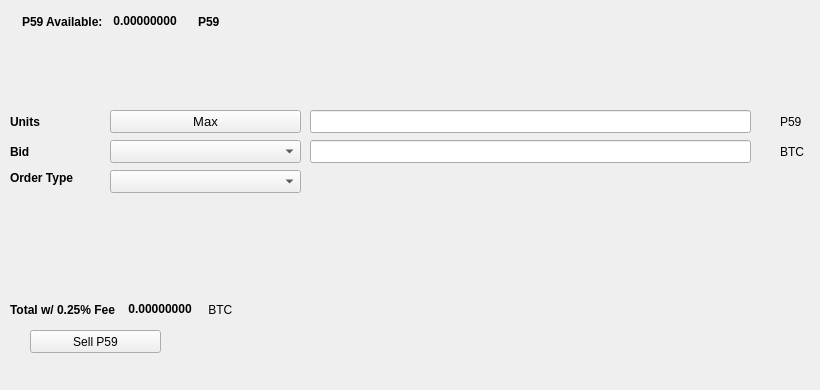
   <widget class="QWidget" name="SellTab">
    <attribute name="title">
     <string>Sell</string>
    </attribute>
    <widget class="QLabel" name="label_16">
     <property name="geometry">
      <rect>
       <x>780</x>
       <y>140</y>
       <width>31</width>
       <height>23</height>
      </rect>
     </property>
     <property name="text">
      <string>BTC</string>
     </property>
    </widget>
    <widget class="QComboBox" name="SellBidcomboBox">
     <property name="geometry">
      <rect>
       <x>110</x>
       <y>140</y>
       <width>191</width>
       <height>23</height>
      </rect>
     </property>
     <property name="font">
      <font>
       <pointsize>10</pointsize>
      </font>
     </property>
    </widget>
    <widget class="QLabel" name="label_18">
     <property name="geometry">
      <rect>
       <x>10</x>
       <y>110</y>
       <width>46</width>
       <height>23</height>
      </rect>
     </property>
     <property name="font">
      <font>
       <weight>75</weight>
       <bold>true</bold>
      </font>
     </property>
     <property name="text">
      <string>Units</string>
     </property>
    </widget>
    <widget class="QPushButton" name="Sell_Max_Amount">
     <property name="geometry">
      <rect>
       <x>110</x>
       <y>110</y>
       <width>191</width>
       <height>23</height>
      </rect>
     </property>
     <property name="font">
      <font>
       <pointsize>10</pointsize>
      </font>
     </property>
     <property name="text">
      <string>Max</string>
     </property>
    </widget>
    <widget class="QLabel" name="label_20">
     <property name="geometry">
      <rect>
       <x>10</x>
       <y>170</y>
       <width>91</width>
       <height>16</height>
      </rect>
     </property>
     <property name="font">
      <font>
       <weight>75</weight>
       <bold>true</bold>
      </font>
     </property>
     <property name="text">
      <string>Order Type</string>
     </property>
    </widget>
    <widget class="QComboBox" name="SellOrdertypeCombo">
     <property name="geometry">
      <rect>
       <x>110</x>
       <y>170</y>
       <width>191</width>
       <height>23</height>
      </rect>
     </property>
     <property name="font">
      <font>
       <pointsize>10</pointsize>
      </font>
     </property>
    </widget>
    <widget class="QLabel" name="label_21">
     <property name="geometry">
      <rect>
       <x>10</x>
       <y>140</y>
       <width>46</width>
       <height>23</height>
      </rect>
     </property>
     <property name="font">
      <font>
       <weight>75</weight>
       <bold>true</bold>
      </font>
     </property>
     <property name="text">
      <string>Bid</string>
     </property>
    </widget>
    <widget class="QLabel" name="label_22">
     <property name="geometry">
      <rect>
       <x>780</x>
       <y>110</y>
       <width>31</width>
       <height>23</height>
      </rect>
     </property>
     <property name="text">
      <string>P59</string>
     </property>
    </widget>
    <widget class="QLineEdit" name="UnitsInputP59">
     <property name="geometry">
      <rect>
       <x>310</x>
       <y>110</y>
       <width>441</width>
       <height>23</height>
      </rect>
     </property>
     <property name="font">
      <font>
       <pointsize>9</pointsize>
       <weight>75</weight>
       <bold>true</bold>
      </font>
     </property>
    </widget>
    <widget class="QLineEdit" name="SellBidPriceEdit">
     <property name="geometry">
      <rect>
       <x>310</x>
       <y>140</y>
       <width>441</width>
       <height>23</height>
      </rect>
     </property>
     <property name="font">
      <font>
       <pointsize>9</pointsize>
       <weight>75</weight>
       <bold>true</bold>
      </font>
     </property>
    </widget>
    <widget class="QPushButton" name="SellP59BTN">
     <property name="geometry">
      <rect>
       <x>30</x>
       <y>330</y>
       <width>131</width>
       <height>23</height>
      </rect>
     </property>
     <property name="text">
      <string>Sell P59</string>
     </property>
     <property name="icon">
      <iconset resource="../p59">
       <normaloff>:/icons/bitcoin</normaloff>:/icons/bitcoin</iconset>
     </property>
    </widget>
    <widget class="QWidget" name="layoutWidget3">
     <property name="geometry">
      <rect>
       <x>22</x>
       <y>12</y>
       <width>258</width>
       <height>19</height>
      </rect>
     </property>
     <layout class="QHBoxLayout" name="horizontalLayout">
      <item>
       <widget class="QLabel" name="label232_2">
        <property name="font">
         <font>
          <weight>75</weight>
          <bold>true</bold>
         </font>
        </property>
        <property name="text">
         <string>P59 Available:</string>
        </property>
       </widget>
      </item>
      <item>
       <widget class="QLabel" name="P59AvailableLabel">
        <property name="palette">
         <palette>
          <active>
           <colorrole role="WindowText">
            <brush brushstyle="SolidPattern">
             <color alpha="255">
              <red>0</red>
              <green>0</green>
              <blue>0</blue>
             </color>
            </brush>
           </colorrole>
           <colorrole role="Button">
            <brush brushstyle="SolidPattern">
             <color alpha="255">
              <red>0</red>
              <green>170</green>
              <blue>0</blue>
             </color>
            </brush>
           </colorrole>
           <colorrole role="Light">
            <brush brushstyle="SolidPattern">
             <color alpha="255">
              <red>0</red>
              <green>255</green>
              <blue>0</blue>
             </color>
            </brush>
           </colorrole>
           <colorrole role="Midlight">
            <brush brushstyle="SolidPattern">
             <color alpha="255">
              <red>0</red>
              <green>212</green>
              <blue>0</blue>
             </color>
            </brush>
           </colorrole>
           <colorrole role="Dark">
            <brush brushstyle="SolidPattern">
             <color alpha="255">
              <red>0</red>
              <green>85</green>
              <blue>0</blue>
             </color>
            </brush>
           </colorrole>
           <colorrole role="Mid">
            <brush brushstyle="SolidPattern">
             <color alpha="255">
              <red>0</red>
              <green>113</green>
              <blue>0</blue>
             </color>
            </brush>
           </colorrole>
           <colorrole role="Text">
            <brush brushstyle="SolidPattern">
             <color alpha="255">
              <red>0</red>
              <green>170</green>
              <blue>0</blue>
             </color>
            </brush>
           </colorrole>
           <colorrole role="BrightText">
            <brush brushstyle="SolidPattern">
             <color alpha="255">
              <red>255</red>
              <green>255</green>
              <blue>255</blue>
             </color>
            </brush>
           </colorrole>
           <colorrole role="ButtonText">
            <brush brushstyle="SolidPattern">
             <color alpha="255">
              <red>0</red>
              <green>0</green>
              <blue>0</blue>
             </color>
            </brush>
           </colorrole>
           <colorrole role="Base">
            <brush brushstyle="SolidPattern">
             <color alpha="255">
              <red>255</red>
              <green>255</green>
              <blue>255</blue>
             </color>
            </brush>
           </colorrole>
           <colorrole role="Window">
            <brush brushstyle="SolidPattern">
             <color alpha="255">
              <red>0</red>
              <green>170</green>
              <blue>0</blue>
             </color>
            </brush>
           </colorrole>
           <colorrole role="Shadow">
            <brush brushstyle="SolidPattern">
             <color alpha="255">
              <red>0</red>
              <green>0</green>
              <blue>0</blue>
             </color>
            </brush>
           </colorrole>
           <colorrole role="AlternateBase">
            <brush brushstyle="SolidPattern">
             <color alpha="255">
              <red>127</red>
              <green>212</green>
              <blue>127</blue>
             </color>
            </brush>
           </colorrole>
           <colorrole role="ToolTipBase">
            <brush brushstyle="SolidPattern">
             <color alpha="255">
              <red>255</red>
              <green>255</green>
              <blue>220</blue>
             </color>
            </brush>
           </colorrole>
           <colorrole role="ToolTipText">
            <brush brushstyle="SolidPattern">
             <color alpha="255">
              <red>0</red>
              <green>0</green>
              <blue>0</blue>
             </color>
            </brush>
           </colorrole>
          </active>
          <inactive>
           <colorrole role="WindowText">
            <brush brushstyle="SolidPattern">
             <color alpha="255">
              <red>0</red>
              <green>0</green>
              <blue>0</blue>
             </color>
            </brush>
           </colorrole>
           <colorrole role="Button">
            <brush brushstyle="SolidPattern">
             <color alpha="255">
              <red>0</red>
              <green>170</green>
              <blue>0</blue>
             </color>
            </brush>
           </colorrole>
           <colorrole role="Light">
            <brush brushstyle="SolidPattern">
             <color alpha="255">
              <red>0</red>
              <green>255</green>
              <blue>0</blue>
             </color>
            </brush>
           </colorrole>
           <colorrole role="Midlight">
            <brush brushstyle="SolidPattern">
             <color alpha="255">
              <red>0</red>
              <green>212</green>
              <blue>0</blue>
             </color>
            </brush>
           </colorrole>
           <colorrole role="Dark">
            <brush brushstyle="SolidPattern">
             <color alpha="255">
              <red>0</red>
              <green>85</green>
              <blue>0</blue>
             </color>
            </brush>
           </colorrole>
           <colorrole role="Mid">
            <brush brushstyle="SolidPattern">
             <color alpha="255">
              <red>0</red>
              <green>113</green>
              <blue>0</blue>
             </color>
            </brush>
           </colorrole>
           <colorrole role="Text">
            <brush brushstyle="SolidPattern">
             <color alpha="255">
              <red>0</red>
              <green>170</green>
              <blue>0</blue>
             </color>
            </brush>
           </colorrole>
           <colorrole role="BrightText">
            <brush brushstyle="SolidPattern">
             <color alpha="255">
              <red>255</red>
              <green>255</green>
              <blue>255</blue>
             </color>
            </brush>
           </colorrole>
           <colorrole role="ButtonText">
            <brush brushstyle="SolidPattern">
             <color alpha="255">
              <red>0</red>
              <green>0</green>
              <blue>0</blue>
             </color>
            </brush>
           </colorrole>
           <colorrole role="Base">
            <brush brushstyle="SolidPattern">
             <color alpha="255">
              <red>255</red>
              <green>255</green>
              <blue>255</blue>
             </color>
            </brush>
           </colorrole>
           <colorrole role="Window">
            <brush brushstyle="SolidPattern">
             <color alpha="255">
              <red>0</red>
              <green>170</green>
              <blue>0</blue>
             </color>
            </brush>
           </colorrole>
           <colorrole role="Shadow">
            <brush brushstyle="SolidPattern">
             <color alpha="255">
              <red>0</red>
              <green>0</green>
              <blue>0</blue>
             </color>
            </brush>
           </colorrole>
           <colorrole role="AlternateBase">
            <brush brushstyle="SolidPattern">
             <color alpha="255">
              <red>127</red>
              <green>212</green>
              <blue>127</blue>
             </color>
            </brush>
           </colorrole>
           <colorrole role="ToolTipBase">
            <brush brushstyle="SolidPattern">
             <color alpha="255">
              <red>255</red>
              <green>255</green>
              <blue>220</blue>
             </color>
            </brush>
           </colorrole>
           <colorrole role="ToolTipText">
            <brush brushstyle="SolidPattern">
             <color alpha="255">
              <red>0</red>
              <green>0</green>
              <blue>0</blue>
             </color>
            </brush>
           </colorrole>
          </inactive>
          <disabled>
           <colorrole role="WindowText">
            <brush brushstyle="SolidPattern">
             <color alpha="255">
              <red>0</red>
              <green>85</green>
              <blue>0</blue>
             </color>
            </brush>
           </colorrole>
           <colorrole role="Button">
            <brush brushstyle="SolidPattern">
             <color alpha="255">
              <red>0</red>
              <green>170</green>
              <blue>0</blue>
             </color>
            </brush>
           </colorrole>
           <colorrole role="Light">
            <brush brushstyle="SolidPattern">
             <color alpha="255">
              <red>0</red>
              <green>255</green>
              <blue>0</blue>
             </color>
            </brush>
           </colorrole>
           <colorrole role="Midlight">
            <brush brushstyle="SolidPattern">
             <color alpha="255">
              <red>0</red>
              <green>212</green>
              <blue>0</blue>
             </color>
            </brush>
           </colorrole>
           <colorrole role="Dark">
            <brush brushstyle="SolidPattern">
             <color alpha="255">
              <red>0</red>
              <green>85</green>
              <blue>0</blue>
             </color>
            </brush>
           </colorrole>
           <colorrole role="Mid">
            <brush brushstyle="SolidPattern">
             <color alpha="255">
              <red>0</red>
              <green>113</green>
              <blue>0</blue>
             </color>
            </brush>
           </colorrole>
           <colorrole role="Text">
            <brush brushstyle="SolidPattern">
             <color alpha="255">
              <red>0</red>
              <green>85</green>
              <blue>0</blue>
             </color>
            </brush>
           </colorrole>
           <colorrole role="BrightText">
            <brush brushstyle="SolidPattern">
             <color alpha="255">
              <red>255</red>
              <green>255</green>
              <blue>255</blue>
             </color>
            </brush>
           </colorrole>
           <colorrole role="ButtonText">
            <brush brushstyle="SolidPattern">
             <color alpha="255">
              <red>0</red>
              <green>85</green>
              <blue>0</blue>
             </color>
            </brush>
           </colorrole>
           <colorrole role="Base">
            <brush brushstyle="SolidPattern">
             <color alpha="255">
              <red>0</red>
              <green>170</green>
              <blue>0</blue>
             </color>
            </brush>
           </colorrole>
           <colorrole role="Window">
            <brush brushstyle="SolidPattern">
             <color alpha="255">
              <red>0</red>
              <green>170</green>
              <blue>0</blue>
             </color>
            </brush>
           </colorrole>
           <colorrole role="Shadow">
            <brush brushstyle="SolidPattern">
             <color alpha="255">
              <red>0</red>
              <green>0</green>
              <blue>0</blue>
             </color>
            </brush>
           </colorrole>
           <colorrole role="AlternateBase">
            <brush brushstyle="SolidPattern">
             <color alpha="255">
              <red>0</red>
              <green>170</green>
              <blue>0</blue>
             </color>
            </brush>
           </colorrole>
           <colorrole role="ToolTipBase">
            <brush brushstyle="SolidPattern">
             <color alpha="255">
              <red>255</red>
              <green>255</green>
              <blue>220</blue>
             </color>
            </brush>
           </colorrole>
           <colorrole role="ToolTipText">
            <brush brushstyle="SolidPattern">
             <color alpha="255">
              <red>0</red>
              <green>0</green>
              <blue>0</blue>
             </color>
            </brush>
           </colorrole>
          </disabled>
         </palette>
        </property>
        <property name="font">
         <font>
          <weight>75</weight>
          <bold>true</bold>
         </font>
        </property>
        <property name="text">
         <string> 0.00000000 </string>
        </property>
        <property name="textInteractionFlags">
         <set>Qt::LinksAccessibleByMouse|Qt::TextSelectableByKeyboard|Qt::TextSelectableByMouse</set>
        </property>
       </widget>
      </item>
      <item>
       <widget class="QLabel" name="labelP59">
        <property name="font">
         <font>
          <weight>75</weight>
          <bold>true</bold>
         </font>
        </property>
        <property name="text">
         <string>P59</string>
        </property>
       </widget>
      </item>
     </layout>
    </widget>
    <widget class="QWidget" name="layoutWidget">
     <property name="geometry">
      <rect>
       <x>10</x>
       <y>300</y>
       <width>268</width>
       <height>19</height>
      </rect>
     </property>
     <layout class="QHBoxLayout" name="horizontalLayout_2">
      <item>
       <widget class="QLabel" name="label_19">
        <property name="font">
         <font>
          <weight>75</weight>
          <bold>true</bold>
         </font>
        </property>
        <property name="text">
         <string>Total w/ 0.25% Fee </string>
        </property>
       </widget>
      </item>
      <item>
       <widget class="QLabel" name="SellCostLabel">
        <property name="palette">
         <palette>
          <active>
           <colorrole role="WindowText">
            <brush brushstyle="SolidPattern">
             <color alpha="255">
              <red>0</red>
              <green>0</green>
              <blue>0</blue>
             </color>
            </brush>
           </colorrole>
           <colorrole role="Button">
            <brush brushstyle="SolidPattern">
             <color alpha="255">
              <red>0</red>
              <green>170</green>
              <blue>0</blue>
             </color>
            </brush>
           </colorrole>
           <colorrole role="Light">
            <brush brushstyle="SolidPattern">
             <color alpha="255">
              <red>0</red>
              <green>255</green>
              <blue>0</blue>
             </color>
            </brush>
           </colorrole>
           <colorrole role="Midlight">
            <brush brushstyle="SolidPattern">
             <color alpha="255">
              <red>0</red>
              <green>212</green>
              <blue>0</blue>
             </color>
            </brush>
           </colorrole>
           <colorrole role="Dark">
            <brush brushstyle="SolidPattern">
             <color alpha="255">
              <red>0</red>
              <green>85</green>
              <blue>0</blue>
             </color>
            </brush>
           </colorrole>
           <colorrole role="Mid">
            <brush brushstyle="SolidPattern">
             <color alpha="255">
              <red>0</red>
              <green>113</green>
              <blue>0</blue>
             </color>
            </brush>
           </colorrole>
           <colorrole role="Text">
            <brush brushstyle="SolidPattern">
             <color alpha="255">
              <red>0</red>
              <green>170</green>
              <blue>0</blue>
             </color>
            </brush>
           </colorrole>
           <colorrole role="BrightText">
            <brush brushstyle="SolidPattern">
             <color alpha="255">
              <red>255</red>
              <green>255</green>
              <blue>255</blue>
             </color>
            </brush>
           </colorrole>
           <colorrole role="ButtonText">
            <brush brushstyle="SolidPattern">
             <color alpha="255">
              <red>0</red>
              <green>0</green>
              <blue>0</blue>
             </color>
            </brush>
           </colorrole>
           <colorrole role="Base">
            <brush brushstyle="SolidPattern">
             <color alpha="255">
              <red>255</red>
              <green>255</green>
              <blue>255</blue>
             </color>
            </brush>
           </colorrole>
           <colorrole role="Window">
            <brush brushstyle="SolidPattern">
             <color alpha="255">
              <red>0</red>
              <green>170</green>
              <blue>0</blue>
             </color>
            </brush>
           </colorrole>
           <colorrole role="Shadow">
            <brush brushstyle="SolidPattern">
             <color alpha="255">
              <red>0</red>
              <green>0</green>
              <blue>0</blue>
             </color>
            </brush>
           </colorrole>
           <colorrole role="AlternateBase">
            <brush brushstyle="SolidPattern">
             <color alpha="255">
              <red>127</red>
              <green>212</green>
              <blue>127</blue>
             </color>
            </brush>
           </colorrole>
           <colorrole role="ToolTipBase">
            <brush brushstyle="SolidPattern">
             <color alpha="255">
              <red>255</red>
              <green>255</green>
              <blue>220</blue>
             </color>
            </brush>
           </colorrole>
           <colorrole role="ToolTipText">
            <brush brushstyle="SolidPattern">
             <color alpha="255">
              <red>0</red>
              <green>0</green>
              <blue>0</blue>
             </color>
            </brush>
           </colorrole>
          </active>
          <inactive>
           <colorrole role="WindowText">
            <brush brushstyle="SolidPattern">
             <color alpha="255">
              <red>0</red>
              <green>0</green>
              <blue>0</blue>
             </color>
            </brush>
           </colorrole>
           <colorrole role="Button">
            <brush brushstyle="SolidPattern">
             <color alpha="255">
              <red>0</red>
              <green>170</green>
              <blue>0</blue>
             </color>
            </brush>
           </colorrole>
           <colorrole role="Light">
            <brush brushstyle="SolidPattern">
             <color alpha="255">
              <red>0</red>
              <green>255</green>
              <blue>0</blue>
             </color>
            </brush>
           </colorrole>
           <colorrole role="Midlight">
            <brush brushstyle="SolidPattern">
             <color alpha="255">
              <red>0</red>
              <green>212</green>
              <blue>0</blue>
             </color>
            </brush>
           </colorrole>
           <colorrole role="Dark">
            <brush brushstyle="SolidPattern">
             <color alpha="255">
              <red>0</red>
              <green>85</green>
              <blue>0</blue>
             </color>
            </brush>
           </colorrole>
           <colorrole role="Mid">
            <brush brushstyle="SolidPattern">
             <color alpha="255">
              <red>0</red>
              <green>113</green>
              <blue>0</blue>
             </color>
            </brush>
           </colorrole>
           <colorrole role="Text">
            <brush brushstyle="SolidPattern">
             <color alpha="255">
              <red>0</red>
              <green>170</green>
              <blue>0</blue>
             </color>
            </brush>
           </colorrole>
           <colorrole role="BrightText">
            <brush brushstyle="SolidPattern">
             <color alpha="255">
              <red>255</red>
              <green>255</green>
              <blue>255</blue>
             </color>
            </brush>
           </colorrole>
           <colorrole role="ButtonText">
            <brush brushstyle="SolidPattern">
             <color alpha="255">
              <red>0</red>
              <green>0</green>
              <blue>0</blue>
             </color>
            </brush>
           </colorrole>
           <colorrole role="Base">
            <brush brushstyle="SolidPattern">
             <color alpha="255">
              <red>255</red>
              <green>255</green>
              <blue>255</blue>
             </color>
            </brush>
           </colorrole>
           <colorrole role="Window">
            <brush brushstyle="SolidPattern">
             <color alpha="255">
              <red>0</red>
              <green>170</green>
              <blue>0</blue>
             </color>
            </brush>
           </colorrole>
           <colorrole role="Shadow">
            <brush brushstyle="SolidPattern">
             <color alpha="255">
              <red>0</red>
              <green>0</green>
              <blue>0</blue>
             </color>
            </brush>
           </colorrole>
           <colorrole role="AlternateBase">
            <brush brushstyle="SolidPattern">
             <color alpha="255">
              <red>127</red>
              <green>212</green>
              <blue>127</blue>
             </color>
            </brush>
           </colorrole>
           <colorrole role="ToolTipBase">
            <brush brushstyle="SolidPattern">
             <color alpha="255">
              <red>255</red>
              <green>255</green>
              <blue>220</blue>
             </color>
            </brush>
           </colorrole>
           <colorrole role="ToolTipText">
            <brush brushstyle="SolidPattern">
             <color alpha="255">
              <red>0</red>
              <green>0</green>
              <blue>0</blue>
             </color>
            </brush>
           </colorrole>
          </inactive>
          <disabled>
           <colorrole role="WindowText">
            <brush brushstyle="SolidPattern">
             <color alpha="255">
              <red>0</red>
              <green>85</green>
              <blue>0</blue>
             </color>
            </brush>
           </colorrole>
           <colorrole role="Button">
            <brush brushstyle="SolidPattern">
             <color alpha="255">
              <red>0</red>
              <green>170</green>
              <blue>0</blue>
             </color>
            </brush>
           </colorrole>
           <colorrole role="Light">
            <brush brushstyle="SolidPattern">
             <color alpha="255">
              <red>0</red>
              <green>255</green>
              <blue>0</blue>
             </color>
            </brush>
           </colorrole>
           <colorrole role="Midlight">
            <brush brushstyle="SolidPattern">
             <color alpha="255">
              <red>0</red>
              <green>212</green>
              <blue>0</blue>
             </color>
            </brush>
           </colorrole>
           <colorrole role="Dark">
            <brush brushstyle="SolidPattern">
             <color alpha="255">
              <red>0</red>
              <green>85</green>
              <blue>0</blue>
             </color>
            </brush>
           </colorrole>
           <colorrole role="Mid">
            <brush brushstyle="SolidPattern">
             <color alpha="255">
              <red>0</red>
              <green>113</green>
              <blue>0</blue>
             </color>
            </brush>
           </colorrole>
           <colorrole role="Text">
            <brush brushstyle="SolidPattern">
             <color alpha="255">
              <red>0</red>
              <green>85</green>
              <blue>0</blue>
             </color>
            </brush>
           </colorrole>
           <colorrole role="BrightText">
            <brush brushstyle="SolidPattern">
             <color alpha="255">
              <red>255</red>
              <green>255</green>
              <blue>255</blue>
             </color>
            </brush>
           </colorrole>
           <colorrole role="ButtonText">
            <brush brushstyle="SolidPattern">
             <color alpha="255">
              <red>0</red>
              <green>85</green>
              <blue>0</blue>
             </color>
            </brush>
           </colorrole>
           <colorrole role="Base">
            <brush brushstyle="SolidPattern">
             <color alpha="255">
              <red>0</red>
              <green>170</green>
              <blue>0</blue>
             </color>
            </brush>
           </colorrole>
           <colorrole role="Window">
            <brush brushstyle="SolidPattern">
             <color alpha="255">
              <red>0</red>
              <green>170</green>
              <blue>0</blue>
             </color>
            </brush>
           </colorrole>
           <colorrole role="Shadow">
            <brush brushstyle="SolidPattern">
             <color alpha="255">
              <red>0</red>
              <green>0</green>
              <blue>0</blue>
             </color>
            </brush>
           </colorrole>
           <colorrole role="AlternateBase">
            <brush brushstyle="SolidPattern">
             <color alpha="255">
              <red>0</red>
              <green>170</green>
              <blue>0</blue>
             </color>
            </brush>
           </colorrole>
           <colorrole role="ToolTipBase">
            <brush brushstyle="SolidPattern">
             <color alpha="255">
              <red>255</red>
              <green>255</green>
              <blue>220</blue>
             </color>
            </brush>
           </colorrole>
           <colorrole role="ToolTipText">
            <brush brushstyle="SolidPattern">
             <color alpha="255">
              <red>0</red>
              <green>0</green>
              <blue>0</blue>
             </color>
            </brush>
           </colorrole>
          </disabled>
         </palette>
        </property>
        <property name="font">
         <font>
          <weight>75</weight>
          <bold>true</bold>
         </font>
        </property>
        <property name="autoFillBackground">
         <bool>false</bool>
        </property>
        <property name="text">
         <string> 0.00000000</string>
        </property>
        <property name="textInteractionFlags">
         <set>Qt::LinksAccessibleByMouse|Qt::TextSelectableByMouse</set>
        </property>
       </widget>
      </item>
      <item>
       <widget class="QLabel" name="label_17">
        <property name="font">
         <font>
          <weight>50</weight>
          <bold>false</bold>
         </font>
        </property>
        <property name="text">
         <string> BTC</string>
        </property>
       </widget>
      </item>
     </layout>
    </widget>
    <widget class="QLabel" name="label_23">
     <property name="geometry">
      <rect>
       <x>460</x>
       <y>300</y>
       <width>281</width>
       <height>81</height>
      </rect>
     </property>
     <property name="text">
      <string/>
     </property>
     <property name="pixmap">
      <pixmap>:/images/bittrex</pixmap>
     </property>
    </widget>
   </widget>
